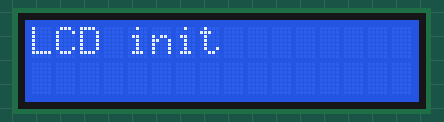
The sketch below on a simulated Arduino Uno, built with avr-gcc and run on an emulated ATmega328P. Parts: 16×2 character LCD.

Above: at 0.1 s.
At 2.16 s:
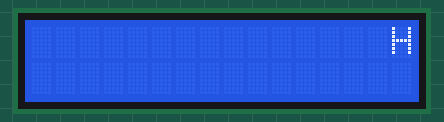
At 3.22 s:
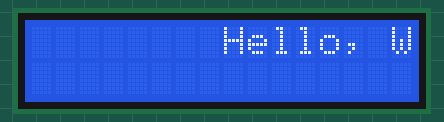
At 4.43 s:
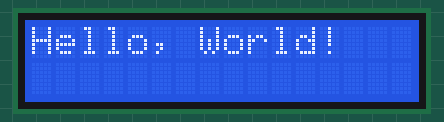
At 6.4 s:
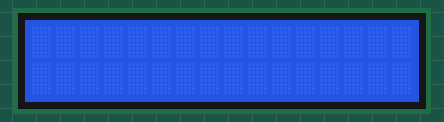
At 8.67 s:
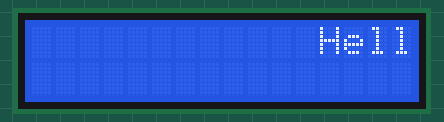

The sketch:

lcd.ino
```cpp
#include <Wire.h>				//I2C 통신을 위한 기본 라이브러리
#include <LiquidCrystal_I2C.h>	//I2C LCD 라이브러리

LiquidCrystal_I2C lcd(0x27, 16, 2);

void setup()
{
  lcd.init();			//L2C LCD 초기화
  lcd.backlight();		//백라이트 켜기
  lcd.print("LCD init");
  delay (2000);
  lcd.clear();
}

void loop()
{
  lcd.setCursor(16,0); //화면 바깥 오른쪽, 첫 번째 줄(위)
  lcd.print("Hello, World!");

  for (int position = 0; position < 16; position++) {
    lcd.scrollDisplayLeft();
    delay(150);
  }
}
```

Measured:
- by itself, everything shown: repeats every 6.1 s, in 29 steps
- what the display in image 4 shows lasts 1.9 s, from 6.3 s to 8.2 s
